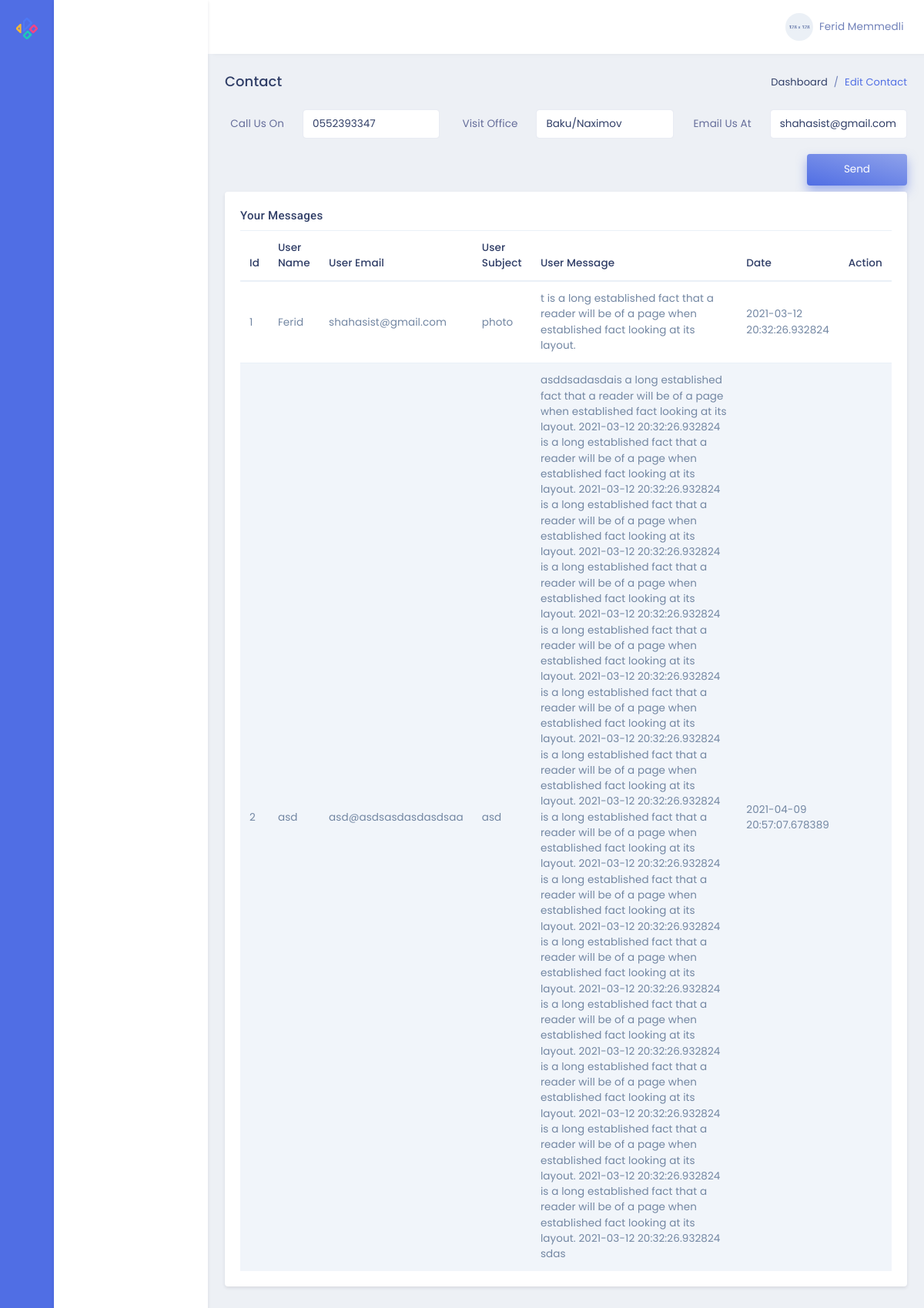
The page /admin/ (signed in) on the database its author committed.
### models.py (models this page shows)
class Contact(db.Model):
    id = db.Column(db.Integer, primary_key=True)
    elaqe = db.Column(db.String(100),nullable=False)
    unvan = db.Column(db.String(100),nullable=False)
    email = db.Column(db.String(100),nullable=False)

class Form(db.Model):
    id = db.Column(db.Integer, primary_key=True)
    userName = db.Column(db.String(50),nullable=False)
    userEmail = db.Column(db.String(50),nullable=False)
    userSubject = db.Column(db.String(100),nullable=False)
    userMessage = db.Column(db.Text,nullable=False)
    userDate = db.Column(db.DateTime,default=datetime.now())

### admin/routes.py (the view, shortened to what this page needs)
@admin.route('/',methods=['GET','POST'])
def adminPage():
    if not current_user.is_authenticated:
        return redirect('/auth')
    form=Form.query.all()
    contact=Contact.query.all()
    if Contact.query.get(1):
        bos=True
    else:
        bos=False
    return render_template('admin/index.html',form=form,contact=contact,bos=bos)

### models.py (called while the page is built)
@login_manager.user_loader
def load_user(user_id):
    return User.query.get(user_id)

### admin/templates/admin/index.html
{% extends "admin/layout.html" %}
{% block contentAdmin %}
<div class="row">
    <div class="col-sm-12">
        <div class="page-title-box">
            <div class="float-right">
                <ol class="breadcrumb">
                    <li class="breadcrumb-item"><a href="javascript:void(0);">Dashboard</a></li>
                    <li class="breadcrumb-item active">Edit Contact</li>
                </ol>
            </div>
            <h4 class="page-title">Contact</h4>
        </div>
    </div>
</div>
<form action="{{url_for('admin.adminPage')}}" method="POST" class="row">
    <div class="col-4">
        <div class="form-group row">
            <label for="example-text-input" class="col-4 col-form-label text-right">Call Us On</label>
            <div class="col-8">
                {% if bos %}
                {% for i in contact %}
                    <input class="form-control" name="elaqe" value="{{i.elaqe}}" type="text" id="example-text-input" required>
                {% endfor %}
                {% else %}
                    <input class="form-control" name="elaqe" value="Contact" type="text" id="example-text-input" required>
                {% endif %}
            </div>
        </div>
    </div>
    <div class="col-4">
        <div class="form-group row">
            <label for="example-text-input1" class="col-4 col-form-label text-right">Visit Office</label>
            <div class="col-8">
                {% if bos %}
                {% for i in contact %}
                    <input class="form-control" name="unvan" value='{{i.unvan}}' type="text" id="example-text-input1" required>
                {% endfor %}
                {% else %}
                    <input class="form-control" name="unvan" value='Adress' type="text" id="example-text-input1" required>
                {% endif %}
            </div>
        </div>
    </div>
    <div class="col-4">
        <div class="form-group row">
            <label for="example-text-input2" class="col-4 col-form-label text-right">Email Us At</label>
            <div class="col-8">
                {% if bos %}
                {% for i in contact %}
                <input class="form-control" name="email" value="{{i.email}}" type="email" id="example-text-input2" required>
                {% endfor %}
                {% else %}
                <input class="form-control" name="email" value="Email" type="email" id="example-text-input2" required>
                {% endif %}
            </div>
        </div>
    </div>
    <div class="col-sm-12 text-right">
        <button type="submit" class="btn btn-gradient-primary px-5 py-2 mb-2">Send</button>
    </div>
</form>
<div class="row">
    <div class="col-lg-12">
        <div class="card">
            <div class="card-body">
                <h4 class="mt-0 header-title">Your Messages</h4>
                <div class="table-responsive">
                    <table class="table table-striped mb-0">
                        <thead>
                            <tr>
                                <th>Id</th>
                                <th>User Name</th>
                                <th>User Email</th>
                                <th>User Subject</th>
                                <th>User Message</th>
                                <th>Date</th>
                                <th>Action</th>
                            </tr>
                        </thead>
                        <tbody>
                            {% for form in form %}
                            <tr>
                                <td>{{form.id}}</td>
                                <td>{{form.userName}}</td>
                                <td>{{form.userEmail}}</td>
                                <td>{{form.userSubject}}</td>
                                <td>{{form.userMessage}}</td>
                                <td>{{form.userDate}}</td>
                                <td>
                                    <a href="/admin/deleteform/{{form.id}}"><i
                                            class="fas fa-trash-alt text-danger font-16"></i></a>
                                </td>
                            </tr>
                            {% endfor %}
                        </tbody>
                    </table>
                </div>
            </div>
        </div>
    </div>
</div>
{% endblock %}

### rows shown on the page
Contact: elaqe "0552393347", unvan "Baku/Naximov", email "shahasist@gmail.com"
Form: id "1", userName "Ferid", userEmail "shahasist@gmail.com", userSubject "photo", userMessage "t is a long established fact that a reader will be of a page when established fact looking at its layout.", userDate "2021-03-12 20:32:26.932824"
Form: id "2", userName "asd", userEmail "asd@asdsasdasdasdsaa", userSubject "asd", userMessage "asddsadasdais a long established fact that a reader will be of a page when established fact looking at its layout. 2021-03-12 20:32:26.932824 is a long established fact that a reader will be of a page when established fact looking at its layout. 2021-03-12 20:32:26.932824 is a long established fact that a reader will be of a page when established fact looking at its layout. 2021-03-12 20:32:26.932824 is a long established fact that a reader will be of a page when established fact looking at its layout. 2021-03-12 20:32:26.932824 is a long established fact that a reader will be of a page when established fact looking at its layout. 2021-03-12 20:32:26.932824 is a long established fact that a…", userDate "2021-04-09 20:57:07.678389"
